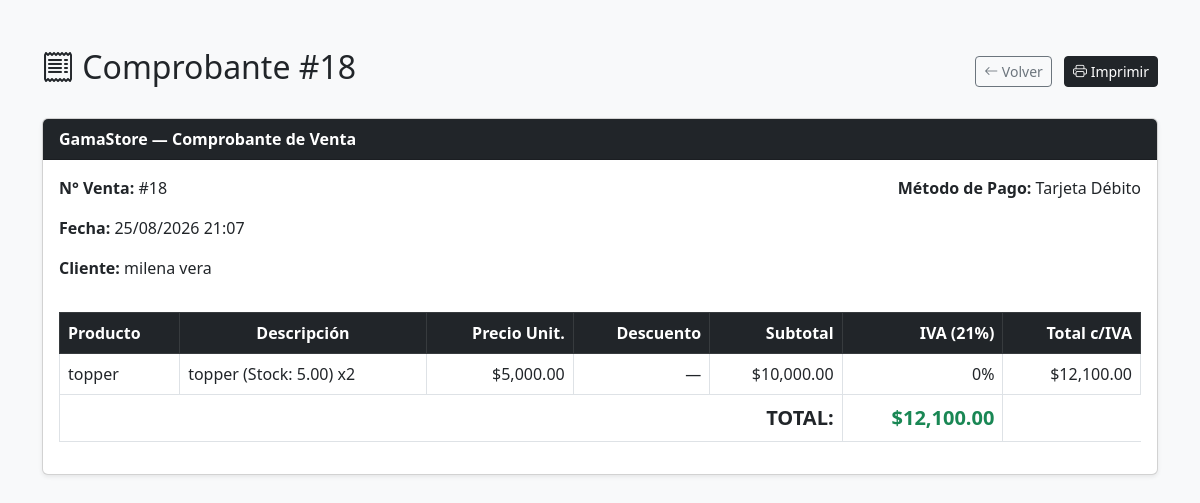
Page /public/index.php?action=ventas_ver&id=18 (signed in) on the committed database.
### tables this page shows
CREATE TABLE `venta` (
  `id_venta` int NOT NULL AUTO_INCREMENT,
  `fecha` datetime DEFAULT NULL,
  `total` decimal(10,2) DEFAULT NULL,
  `metodo_de_pago` varchar(45) DEFAULT NULL,
  `cliente_idcliente` int DEFAULT NULL,
  `empleado_id_empleado` int DEFAULT NULL,
  PRIMARY KEY (`id_venta`),
  KEY `fk_venta_cliente1_idx` (`cliente_idcliente`),
  KEY `fk_venta_empleado1_idx` (`empleado_id_empleado`),
  CONSTRAINT `fk_venta_cliente1` FOREIGN KEY (`cliente_idcliente`) REFERENCES `cliente` (`id_cliente`),
  CONSTRAINT `fk_venta_empleado1` FOREIGN KEY (`empleado_id_empleado`) REFERENCES `empleado` (`id_empleado`)
);

CREATE TABLE `detalle_venta` (
  `id_detalleventa` int NOT NULL AUTO_INCREMENT,
  `IVA` int DEFAULT NULL,
  `descripcion` varchar(45) DEFAULT NULL,
  `cantidad` int NOT NULL DEFAULT '1',
  `precio_producto` int DEFAULT NULL,
  `descuento` decimal(10,2) DEFAULT '0.00',
  `total_venta` int DEFAULT NULL,
  `precio_final` int DEFAULT NULL,
  `venta_idventa` int NOT NULL,
  `productos_idproducto` int NOT NULL,
  `promocion_id_promocion` int DEFAULT NULL,
  PRIMARY KEY (`id_detalleventa`),
  KEY `fk_productos_has_venta_venta1_idx` (`venta_idventa`),
  KEY `fk_productos_has_venta_productos1_idx` (`productos_idproducto`),
  KEY `fk_detalle_venta_promocion` (`promocion_id_promocion`),
  CONSTRAINT `fk_detalle_venta_promocion` FOREIGN KEY (`promocion_id_promocion`) REFERENCES `promocion` (`id_promocion`),
  CONSTRAINT `fk_productos_has_venta_productos1` FOREIGN KEY (`productos_idproducto`) REFERENCES `producto` (`id_producto`),
  CONSTRAINT `fk_productos_has_venta_venta1` FOREIGN KEY (`venta_idventa`) REFERENCES `venta` (`id_venta`)
);

CREATE TABLE `producto` (
  `id_producto` int NOT NULL AUTO_INCREMENT,
  `nombre` varchar(45) DEFAULT NULL,
  `descripcion` text,
  `tipodezapatillas` varchar(45) DEFAULT NULL,
  `precio` int DEFAULT NULL,
  `talle_id_talle` int NOT NULL,
  `marca_id_marca` int NOT NULL,
  `color_id_color` int NOT NULL,
  `categoria_id_categoria` int NOT NULL,
  `activo` tinyint(1) NOT NULL DEFAULT '1',
  PRIMARY KEY (`id_producto`),
  KEY `fk_productos_talle1_idx` (`talle_id_talle`),
  KEY `fk_productos_marca1_idx` (`marca_id_marca`),
  KEY `fk_productos_color1_idx` (`color_id_color`),
  KEY `fk_producto_categoria1_idx` (`categoria_id_categoria`),
  CONSTRAINT `fk_producto_categoria1` FOREIGN KEY (`categoria_id_categoria`) REFERENCES `categoria` (`id_categoria`),
  CONSTRAINT `fk_productos_color1` FOREIGN KEY (`color_id_color`) REFERENCES `color` (`id_color`),
  CONSTRAINT `fk_productos_marca1` FOREIGN KEY (`marca_id_marca`) REFERENCES `marca` (`id_marca`),
  CONSTRAINT `fk_productos_talle1` FOREIGN KEY (`talle_id_talle`) REFERENCES `talle` (`id_talle`)
);

### app/models/venta/VentaController.php (called while the page is built, shortened)
<?php
require_once __DIR__ . '/venta.php';
class VentaController {
    private $venta;
    public function __construct() {
        $this->db        = (new Database())->connect();
        $this->venta      = new venta($this->db);
    }
    public function show() {
        $id      = $_GET['id'];
        $venta   = $this->venta->obtener($id);
        $detalle = $this->venta->obtenerDetalle($id);
        require __DIR__ . '/views/show.php';
    }
}

### config/database.php (called while the page is built)
<?php
class Database {
    public function connect() {
        return new PDO("mysql:host=localhost;dbname=modelorelacional2", "root", "3704219257");
    }
}

### app/models/venta/venta.php (called while the page is built, shortened)
<?php
class venta {
    private $conn;
    public function __construct($db) {
        $this->conn = $db;
    }
    public function obtener($id) {
        $sql = "SELECT v.*,
                    CONCAT(p.nombre, ' ', p.apellido) AS nombre_cliente,
                    e.id_empleado, pe.nombre AS nombre_empleado
                FROM venta v
                LEFT JOIN cliente c ON v.cliente_idcliente = c.id_cliente
                LEFT JOIN persona p ON c.persona_idpersona = p.id_persona
                LEFT JOIN empleado e ON v.empleado_id_empleado = e.id_empleado
                LEFT JOIN persona pe ON e.persona_id_persona = pe.id_persona
                WHERE v.id_venta = :id";
        $stmt = $this->conn->prepare($sql);
        $stmt->execute(['id' => $id]);
        return $stmt->fetch(PDO::FETCH_ASSOC);
    }
    public function obtenerDetalle($id_venta) {
        $sql = "SELECT dv.*, pr.nombre AS nombre_producto
                FROM detalle_venta dv
                JOIN producto pr ON dv.productos_idproducto = pr.id_producto
                WHERE dv.venta_idventa = :id_venta";
        $stmt = $this->conn->prepare($sql);
        $stmt->execute(['id_venta' => $id_venta]);
        return $stmt->fetchAll(PDO::FETCH_ASSOC);
    }
}

### app/models/venta/views/show.php (the view, shortened to what this page needs)
<!DOCTYPE html>
<html lang="es">
<head>
    <link href="https://cdn.jsdelivr.net/npm/bootstrap@5.3.0/dist/css/bootstrap.min.css" rel="stylesheet">
    <link href="https://cdn.jsdelivr.net/npm/bootstrap-icons@1.10.5/font/bootstrap-icons.css" rel="stylesheet">
</head>
<body class="bg-light">
<div class="container mt-5">
    <div class="d-flex justify-content-between align-items-center mb-4 no-print">
        <h2><i class="bi bi-receipt"></i> Comprobante #<?= $venta['id_venta'] ?></h2>
        <div>
            <a href="index.php?action=ventas" class="btn btn-outline-secondary btn-sm me-2">
                <i class="bi bi-arrow-left"></i> Volver
            </a>
            <button onclick="window.print()" class="btn btn-dark btn-sm">
                <i class="bi bi-printer"></i> Imprimir
            </button>
        </div>
    </div>
    <div class="card shadow-sm">
        <div class="card-header bg-dark text-white">
            <strong>GamaStore — Comprobante de Venta</strong>
        </div>
        <div class="card-body">
            <div class="row mb-3">
                <div class="col-md-6">
                    <p><strong>N° Venta:</strong> #<?= $venta['id_venta'] ?></p>
                    <p><strong>Fecha:</strong> <?= date('d/m/Y H:i', strtotime($venta['fecha'])) ?></p>
                    <p><strong>Cliente:</strong> <?= htmlspecialchars($venta['nombre_cliente'] ?? 'Consumidor final') ?></p>
                </div>
                <div class="col-md-6 text-md-end">
                    <p><strong>Método de Pago:</strong> <?= htmlspecialchars($venta['metodo_de_pago']) ?></p>
                </div>
            </div>
            <table class="table table-bordered">
                <thead class="table-dark">
                <tr>
                    <th>Producto</th>
                    <th class="text-center">Descripción</th>
                    <th class="text-end">Precio Unit.</th>
                    <th class="text-end">Descuento</th>
                    <th class="text-end">Subtotal</th>
                    <th class="text-end">IVA (21%)</th>
                    <th class="text-end">Total c/IVA</th>
                </tr>
                </thead>
                <tbody>
                    <?php foreach ($detalle as $d): ?>
                        <tr>
                            <td><?= htmlspecialchars($d['nombre_producto']) ?></td>
                            <td><?= htmlspecialchars($d['descripcion']) ?></td>
                            <td class="text-end">$<?= number_format($d['precio_producto'], 2) ?></td>
                            <td class="text-end">
                                <?php if ($d['descuento'] > 0): ?>
                                <span class="text-danger">-$<?= number_format($d['descuento'], 2) ?></span>
                                <?php else: ?>
                                —
                                <?php endif; ?>
                            </td>
                            <td class="text-end">$<?= number_format($d['total_venta'], 2) ?></td>
                            <td class="text-end"><?= number_format($d['IVA'] * 100, 0) ?>%</td>
                            <td class="text-end">$<?= number_format($d['precio_final'], 2) ?></td>
                        </tr>
                        <?php endforeach; ?>
                </tbody>
                <tfoot>
                    <tr class="fw-bold fs-5">
                        <td colspan="5" class="text-end">TOTAL:</td>
                        <td class="text-end text-success">$<?= number_format($venta['total'], 2) ?></td>
                    </tr>
                </tfoot>
            </table>
        </div>
    </div>
</div>
</body>
</html>

### rows in the picture
venta: id_venta "18", fecha "25/08/2026 21:07", metodo_de_pago "Tarjeta Débito", total "12,100.00"
detalle_venta: productos_idproducto.nombre "topper", descripcion "topper (Stock: 5.00) x2", precio_producto "5,000.00", total_venta "10,000.00", $d['IVA']*100 "0", precio_final "12,100.00"

### other values in the picture
$venta['nombre_cliente'] "milena vera"
